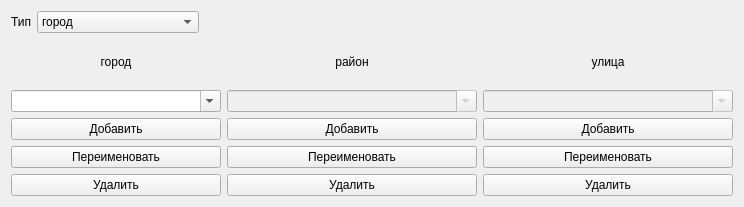
<?xml version="1.0" encoding="UTF-8"?>
<ui version="4.0">
 <class>AddressEditor</class>
 <widget class="QWidget" name="AddressEditor">
  <property name="geometry">
   <rect>
    <x>0</x>
    <y>0</y>
    <width>744</width>
    <height>207</height>
   </rect>
  </property>
  <property name="maximumSize">
   <size>
    <width>16777215</width>
    <height>250</height>
   </size>
  </property>
  <property name="windowTitle">
   <string>Form</string>
  </property>
  <layout class="QVBoxLayout" name="verticalLayout">
   <item>
    <layout class="QHBoxLayout" name="horizontalLayout_2">
     <item>
      <widget class="QLabel" name="label">
       <property name="text">
        <string>Тип</string>
       </property>
      </widget>
     </item>
     <item>
      <widget class="QComboBox" name="mpType">
       <item>
        <property name="text">
         <string>город</string>
        </property>
       </item>
       <item>
        <property name="text">
         <string>садовое товарищество</string>
        </property>
       </item>
      </widget>
     </item>
     <item>
      <spacer name="horizontalSpacer_2">
       <property name="orientation">
        <enum>Qt::Horizontal</enum>
       </property>
       <property name="sizeHint" stdset="0">
        <size>
         <width>40</width>
         <height>20</height>
        </size>
       </property>
      </spacer>
     </item>
    </layout>
   </item>
   <item>
    <layout class="QHBoxLayout" name="horizontalLayout_3">
     <item>
      <layout class="QVBoxLayout" name="verticalLayout_4">
       <item>
        <widget class="QLabel" name="label_7">
         <property name="text">
          <string>город</string>
         </property>
         <property name="alignment">
          <set>Qt::AlignCenter</set>
         </property>
        </widget>
       </item>
       <item>
        <widget class="QComboBox" name="mpCity">
         <property name="enabled">
          <bool>true</bool>
         </property>
         <property name="minimumSize">
          <size>
           <width>200</width>
           <height>0</height>
          </size>
         </property>
         <property name="editable">
          <bool>true</bool>
         </property>
        </widget>
       </item>
       <item>
        <widget class="QPushButton" name="mpAddCity">
         <property name="minimumSize">
          <size>
           <width>100</width>
           <height>0</height>
          </size>
         </property>
         <property name="text">
          <string>Добавить</string>
         </property>
        </widget>
       </item>
       <item>
        <widget class="QPushButton" name="mpRenameCity">
         <property name="minimumSize">
          <size>
           <width>100</width>
           <height>0</height>
          </size>
         </property>
         <property name="text">
          <string>Переименовать</string>
         </property>
        </widget>
       </item>
       <item>
        <widget class="QPushButton" name="mpRemoveCity">
         <property name="minimumSize">
          <size>
           <width>100</width>
           <height>0</height>
          </size>
         </property>
         <property name="text">
          <string>Удалить</string>
         </property>
        </widget>
       </item>
      </layout>
     </item>
     <item>
      <layout class="QVBoxLayout" name="verticalLayout_6">
       <item>
        <widget class="QLabel" name="mpLabelLocality">
         <property name="text">
          <string>район</string>
         </property>
         <property name="alignment">
          <set>Qt::AlignCenter</set>
         </property>
        </widget>
       </item>
       <item>
        <widget class="QComboBox" name="mpLocality">
         <property name="enabled">
          <bool>false</bool>
         </property>
         <property name="minimumSize">
          <size>
           <width>250</width>
           <height>0</height>
          </size>
         </property>
         <property name="editable">
          <bool>true</bool>
         </property>
        </widget>
       </item>
       <item>
        <widget class="QPushButton" name="mpAddLocality">
         <property name="minimumSize">
          <size>
           <width>100</width>
           <height>0</height>
          </size>
         </property>
         <property name="text">
          <string>Добавить</string>
         </property>
        </widget>
       </item>
       <item>
        <widget class="QPushButton" name="mpRenameLocality">
         <property name="minimumSize">
          <size>
           <width>100</width>
           <height>0</height>
          </size>
         </property>
         <property name="text">
          <string>Переименовать</string>
         </property>
        </widget>
       </item>
       <item>
        <widget class="QPushButton" name="mpRemoveLocality">
         <property name="minimumSize">
          <size>
           <width>100</width>
           <height>0</height>
          </size>
         </property>
         <property name="text">
          <string>Удалить</string>
         </property>
        </widget>
       </item>
      </layout>
     </item>
     <item>
      <layout class="QVBoxLayout" name="verticalLayout_5">
       <item>
        <widget class="QLabel" name="label_5">
         <property name="text">
          <string>улица</string>
         </property>
         <property name="alignment">
          <set>Qt::AlignCenter</set>
         </property>
        </widget>
       </item>
       <item>
        <widget class="QComboBox" name="mpStreet">
         <property name="enabled">
          <bool>false</bool>
         </property>
         <property name="minimumSize">
          <size>
           <width>250</width>
           <height>0</height>
          </size>
         </property>
         <property name="editable">
          <bool>true</bool>
         </property>
        </widget>
       </item>
       <item>
        <widget class="QPushButton" name="mpAddStreet">
         <property name="minimumSize">
          <size>
           <width>100</width>
           <height>0</height>
          </size>
         </property>
         <property name="text">
          <string>Добавить</string>
         </property>
        </widget>
       </item>
       <item>
        <widget class="QPushButton" name="mpRenameStreet">
         <property name="minimumSize">
          <size>
           <width>100</width>
           <height>0</height>
          </size>
         </property>
         <property name="text">
          <string>Переименовать</string>
         </property>
        </widget>
       </item>
       <item>
        <widget class="QPushButton" name="mpRemoveStreet">
         <property name="minimumSize">
          <size>
           <width>100</width>
           <height>0</height>
          </size>
         </property>
         <property name="text">
          <string>Удалить</string>
         </property>
        </widget>
       </item>
      </layout>
     </item>
    </layout>
   </item>
  </layout>
 </widget>
 <resources/>
 <connections/>
</ui>
